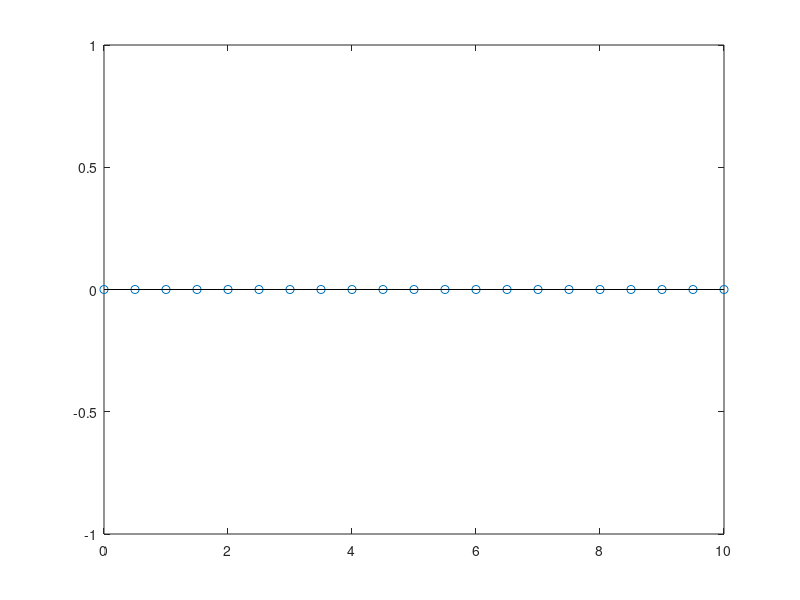

The MATLAB source for this figure:
clc
clear all
close all

% t=0:0.43:0.43*20;
% y=sin(2*pi*t);
% 
% tt=0:0.01:0.43*20;
% yt=sin(2*pi*tt);
% stem(t,y);
% % hold on;
% % plot(tt,yt);




% t=0:0.666666667:0.666666667*20;
% y=sin(2*pi*t);
% tt=0:0.01:0.666666667*20;
% yt=sin(2*pi*tt);
% stem(t,y);
% hold on;
% plot(tt,yt);



% t=0:0.666666667:0.666666667*20;
% y=sin(2*pi*t);
% tt=0:0.0001:0.666666667*20;
% yt=-sin(pi*tt);
% stem(t,y);
% hold on;
% plot(tt,yt);



t=0:0.5:0.5*20;
y=sin(2*pi*t);
% tt=0:0.0001:0.5*20;
% yt=-sin(pi*tt);
stem(t,y);
axis([0,10,-1,1])
